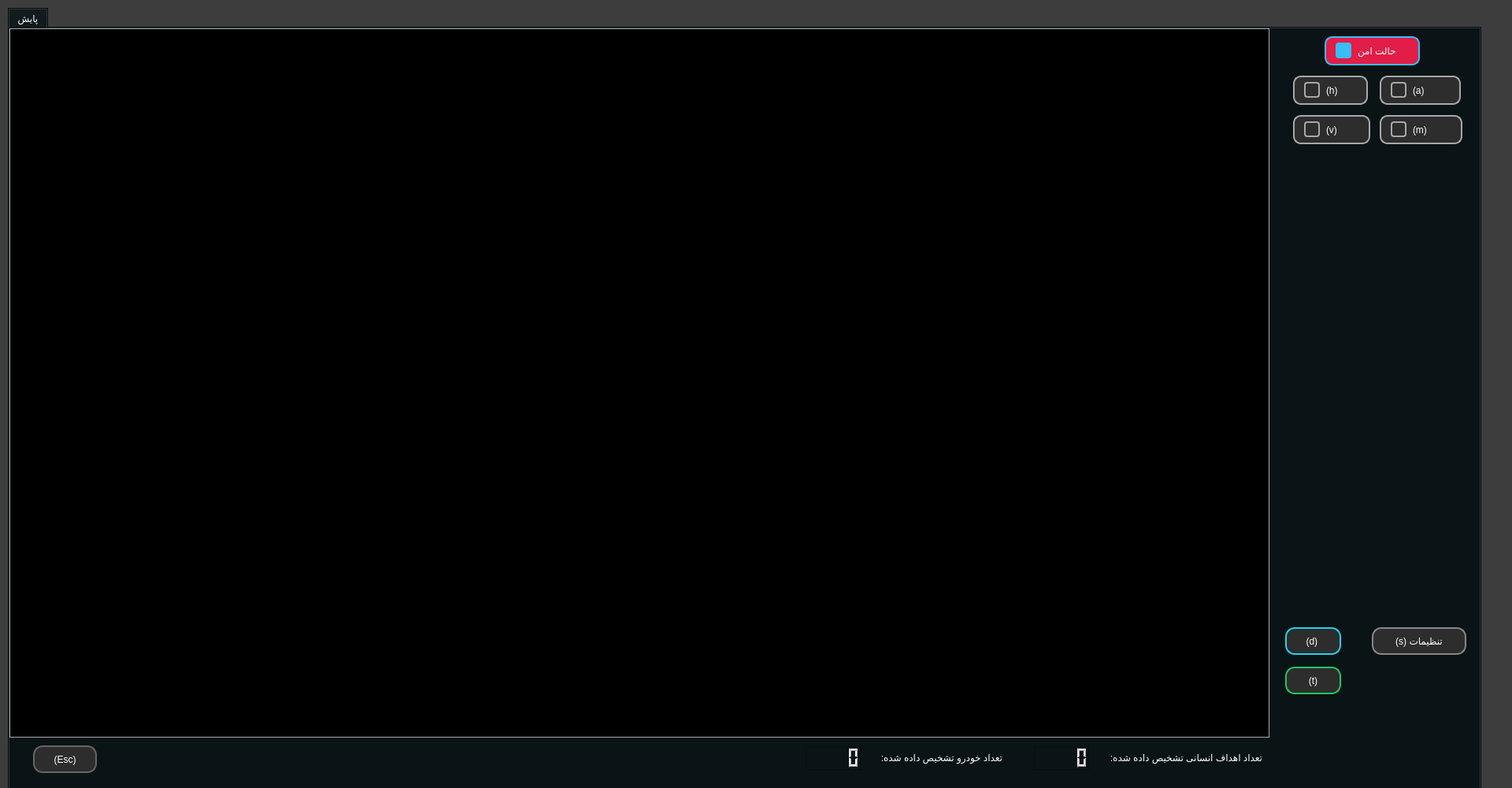
<?xml version="1.0" encoding="UTF-8"?>
<ui version="4.0">
 <class>MainWindow</class>
 <widget class="QMainWindow" name="MainWindow">
  <property name="geometry">
   <rect>
    <x>0</x>
    <y>0</y>
    <width>1920</width>
    <height>1000</height>
   </rect>
  </property>
  <property name="minimumSize">
   <size>
    <width>650</width>
    <height>450</height>
   </size>
  </property>
  <property name="windowTitle">
   <string>MainWindow</string>
  </property>
  <property name="styleSheet">
   <string notr="true">color: rgb(255, 255, 255);
background-color: rgb(61, 61, 61);

</string>
  </property>
  <widget class="QWidget" name="centralwidget">
   <widget class="QTabWidget" name="tabWidget">
    <property name="geometry">
     <rect>
      <x>10</x>
      <y>10</y>
      <width>1871</width>
      <height>1000</height>
     </rect>
    </property>
    <property name="cursor">
     <cursorShape>ArrowCursor</cursorShape>
    </property>
    <property name="styleSheet">
     <string notr="true">background-color:#0a1315;
margin: &quot;auto&quot;
</string>
    </property>
    <property name="currentIndex">
     <number>0</number>
    </property>
    <widget class="QWidget" name="payesh">
     <attribute name="title">
      <string>پایش</string>
     </attribute>
     <widget class="QWidget" name="cameraViewfinder" native="true">
      <property name="geometry">
       <rect>
        <x>0</x>
        <y>0</y>
        <width>1600</width>
        <height>900</height>
       </rect>
      </property>
      <property name="styleSheet">
       <string notr="true">border: 1px solid  #a9a9a9;</string>
      </property>
      <widget class="QLabel" name="DET_L">
       <property name="geometry">
        <rect>
         <x>0</x>
         <y>0</y>
         <width>1600</width>
         <height>900</height>
        </rect>
       </property>
       <property name="styleSheet">
        <string notr="true">background-color: rgb(0, 0, 0);</string>
       </property>
       <property name="text">
        <string/>
       </property>
      </widget>
      <widget class="QWidget" name="widget" native="true">
       <property name="geometry">
        <rect>
         <x>0</x>
         <y>0</y>
         <width>1600</width>
         <height>900</height>
        </rect>
       </property>
       <property name="styleSheet">
        <string notr="true">background-color: rgba(255, 255, 255, 0);</string>
       </property>
      </widget>
     </widget>
     <widget class="QPushButton" name="START_DET">
      <property name="geometry">
       <rect>
        <x>1620</x>
        <y>760</y>
        <width>71</width>
        <height>35</height>
       </rect>
      </property>
      <property name="cursor">
       <cursorShape>ArrowCursor</cursorShape>
      </property>
      <property name="styleSheet">
       <string notr="true">QPushButton#START_DET {
    background-color: #2d2d2d;
    color: white;
    font: 10pt &quot;IRANSans&quot;, &quot;Vazir&quot;, &quot;Segoe UI&quot;;
    border: 2px solid #22d3ee; /* cyan-400 */
    border-radius: 12px;
    padding: 8px 16px;
}

QPushButton#START_DET:hover {
    background-color: #3a3a3a;
    border-color: #67e8f9; /* hover tone */
}

QPushButton#START_DET:pressed {
    background-color: #1f1f1f;
    border-color: #a5f3fc;
}

QPushButton#START_DET:disabled {
    background-color: #444;
    color: #999;
    border-color: #666;
}
</string>
      </property>
      <property name="text">
       <string>(d) </string>
      </property>
      <property name="icon">
       <iconset>
        <normaloff>icons/play.png</normaloff>
        <activeon>icons/puase.png</activeon>icons/play.png</iconset>
      </property>
      <property name="shortcut">
       <string/>
      </property>
      <property name="checkable">
       <bool>true</bool>
      </property>
      <property name="checked">
       <bool>false</bool>
      </property>
      <property name="autoRepeat">
       <bool>false</bool>
      </property>
      <property name="autoDefault">
       <bool>false</bool>
      </property>
      <property name="default">
       <bool>false</bool>
      </property>
     </widget>
     <widget class="QPushButton" name="START_TRC">
      <property name="geometry">
       <rect>
        <x>1620</x>
        <y>810</y>
        <width>71</width>
        <height>35</height>
       </rect>
      </property>
      <property name="styleSheet">
       <string notr="true">QPushButton#START_TRC {
    background-color: #2d2d2d;
    color: white;
    font: 10pt &quot;IRANSans&quot;, &quot;Vazir&quot;, &quot;Segoe UI&quot;;
    border: 2px solid #22c55e; /* green-400 */
    border-radius: 12px;
    padding: 8px 16px;
}

QPushButton#START_TRC:hover {
    background-color: #3a3a3a;
    border-color: #4ade80; /* hover green tone */
}

QPushButton#START_TRC:pressed {
    background-color: #1f1f1f;
    border-color: #86efac;
}

QPushButton#START_TRC:disabled {
    background-color: #444;
    color: #999;
    border-color: #666;
}
</string>
      </property>
      <property name="text">
       <string>(t)</string>
      </property>
      <property name="icon">
       <iconset>
        <normaloff>icons/play (1).png</normaloff>
        <activeon>icons/pause.png</activeon>icons/play (1).png</iconset>
      </property>
      <property name="checkable">
       <bool>true</bool>
      </property>
      <property name="checked">
       <bool>false</bool>
      </property>
     </widget>
     <widget class="QPushButton" name="CLOSE">
      <property name="geometry">
       <rect>
        <x>30</x>
        <y>910</y>
        <width>81</width>
        <height>35</height>
       </rect>
      </property>
      <property name="styleSheet">
       <string notr="true">QPushButton#CLOSE {
    background-color: #2d2d2d;
    color: white;
    font:10pt &quot;IRANSans&quot;, &quot;Vazir&quot;, &quot;Segoe UI&quot;;
    border: 2px solid #666;
    border-radius: 12px;
    padding: 8px 16px;
}

QPushButton#CLOSE:hover {
    background-color: #3a3a3a;
    border-color: #888;
}

QPushButton#CLOSE:pressed {
    background-color: #1f1f1f;
    border-color: #999;
}

QPushButton#CLOSE:disabled {
    background-color: #444;
    color: #999;
    border-color: #666;
}
</string>
      </property>
      <property name="text">
       <string>(Esc)</string>
      </property>
      <property name="icon">
       <iconset>
        <normaloff>icons/logout.png</normaloff>icons/logout.png</iconset>
      </property>
     </widget>
     <widget class="QPushButton" name="SETTINGS">
      <property name="geometry">
       <rect>
        <x>1730</x>
        <y>760</y>
        <width>120</width>
        <height>35</height>
       </rect>
      </property>
      <property name="cursor">
       <cursorShape>ArrowCursor</cursorShape>
      </property>
      <property name="styleSheet">
       <string notr="true">QPushButton#SETTINGS {
    background-color: #2d2d2d;
    color: white;
    font: 10pt &quot;IRANSans&quot;, &quot;Vazir&quot;, &quot;Segoe UI&quot;;
    border: 2px solid #888888; /* medium gray border */
    border-radius: 12px;
    padding: 8px 16px;
}

QPushButton#SETTINGS:hover {
    background-color: #3a3a3a;
    border-color: #aaaaaa;
}

QPushButton#SETTINGS:pressed {
    background-color: #1f1f1f;
    border-color: #cccccc;
}

QPushButton#SETTINGS:disabled {
    background-color: #444;
    color: #999;
    border-color: #666;
}
</string>
      </property>
      <property name="text">
       <string>(s) تنظیمات</string>
      </property>
      <property name="icon">
       <iconset>
        <normaloff>icons/settings (2).png</normaloff>icons/settings (2).png</iconset>
      </property>
      <property name="shortcut">
       <string/>
      </property>
      <property name="checkable">
       <bool>true</bool>
      </property>
      <property name="checked">
       <bool>false</bool>
      </property>
      <property name="autoRepeat">
       <bool>false</bool>
      </property>
      <property name="autoDefault">
       <bool>false</bool>
      </property>
      <property name="default">
       <bool>false</bool>
      </property>
     </widget>
     <widget class="QCheckBox" name="AUTO_TRC">
      <property name="geometry">
       <rect>
        <x>1740</x>
        <y>60</y>
        <width>103</width>
        <height>37</height>
       </rect>
      </property>
      <property name="styleSheet">
       <string notr="true">QCheckBox#AUTO_TRC {
    font: 11pt &quot;IRANSans&quot;, &quot;Vazir&quot;, &quot;Segoe UI&quot;;
    color: white;
    spacing: 8px;
    padding: 6px 12px;
    background-color: #2d2d2d;
    border: 2px solid #a8a8a8;
    border-radius: 10px;
    direction: rtl;
}

QCheckBox#AUTO_TRC::indicator {
    width: 16px;
    height: 16px;
    border: 2px solid #a8a8a8;
    background-color: transparent;
    border-radius: 4px;
}

QCheckBox#AUTO_TRC::indicator:checked {
    background-color: #a8a8a8;
}

QCheckBox#AUTO_TRC:hover {
    background-color: #3a3a3a;
    border-color: #50ff35;
}
</string>
      </property>
      <property name="text">
       <string>(a)  </string>
      </property>
      <property name="icon">
       <iconset>
        <normaloff>icons/track.png</normaloff>icons/track.png</iconset>
      </property>
      <property name="checked">
       <bool>false</bool>
      </property>
     </widget>
     <widget class="QCheckBox" name="MANUAL_TARGET">
      <property name="geometry">
       <rect>
        <x>1740</x>
        <y>110</y>
        <width>105</width>
        <height>37</height>
       </rect>
      </property>
      <property name="styleSheet">
       <string notr="true">QCheckBox#MANUAL_TARGET {
    font: 11pt &quot;IRANSans&quot;, &quot;Vazir&quot;, &quot;Segoe UI&quot;;
    color: white;
    spacing: 8px;
    padding: 6px 12px;
    background-color: #2d2d2d;
    border: 2px solid #a8a8a8;
    border-radius: 10px;
    direction: rtl;
}

QCheckBox#MANUAL_TARGET::indicator {
    width: 16px;
    height: 16px;
    border: 2px solid #a8a8a8;
    background-color: transparent;
    border-radius: 4px;
}

QCheckBox#MANUAL_TARGET::indicator:checked {
    background-color: #a8a8a8;
}

QCheckBox#MANUAL_TARGET:hover {
    background-color: #3a3a3a;
    border-color: #50ff35;
}
</string>
      </property>
      <property name="text">
       <string>(m)</string>
      </property>
      <property name="icon">
       <iconset>
        <normaloff>icons/mouse.png</normaloff>icons/mouse.png</iconset>
      </property>
      <property name="checked">
       <bool>false</bool>
      </property>
     </widget>
     <widget class="QCheckBox" name="HUMAN">
      <property name="enabled">
       <bool>true</bool>
      </property>
      <property name="geometry">
       <rect>
        <x>1630</x>
        <y>60</y>
        <width>95</width>
        <height>37</height>
       </rect>
      </property>
      <property name="acceptDrops">
       <bool>false</bool>
      </property>
      <property name="autoFillBackground">
       <bool>false</bool>
      </property>
      <property name="styleSheet">
       <string notr="true">QCheckBox#HUMAN {
    font: 11pt &quot;IRANSans&quot;, &quot;Vazir&quot;, &quot;Segoe UI&quot;;
    color: white;
    spacing: 8px;
    padding: 6px 12px;
    background-color: #2d2d2d;
    border: 2px solid #a8a8a8;
    border-radius: 10px;
    direction: rtl; /* جهت راست به چپ برای متن فارسی */
}

QCheckBox#HUMAN::indicator {
    width: 16px;
    height: 16px;
    border: 2px solid #a8a8a8;
    background-color: transparent;
    border-radius: 4px;
}

QCheckBox#HUMAN::indicator:checked {
    background-color: #a8a8a8;
}

QCheckBox#HUMAN:hover {
    background-color: #3a3a3a;
    border-color: #50ff35;
}
</string>
      </property>
      <property name="text">
       <string>(h)</string>
      </property>
      <property name="icon">
       <iconset>
        <normaloff>icons/man.png</normaloff>icons/man.png</iconset>
      </property>
      <property name="checked">
       <bool>false</bool>
      </property>
      <property name="tristate">
       <bool>false</bool>
      </property>
     </widget>
     <widget class="QCheckBox" name="VEHICLE">
      <property name="enabled">
       <bool>true</bool>
      </property>
      <property name="geometry">
       <rect>
        <x>1630</x>
        <y>110</y>
        <width>98</width>
        <height>37</height>
       </rect>
      </property>
      <property name="autoFillBackground">
       <bool>false</bool>
      </property>
      <property name="styleSheet">
       <string notr="true">QCheckBox#VEHICLE {
    font: 11pt &quot;IRANSans&quot;, &quot;Vazir&quot;, &quot;Segoe UI&quot;;
    color: white;
    spacing: 8px;
    padding: 6px 12px;
    background-color: #2d2d2d;
    border: 2px solid #a8a8a8;
    border-radius: 10px;
    direction: rtl;
}

QCheckBox#VEHICLE::indicator {
    width: 16px;
    height: 16px;
    border: 2px solid #a8a8a8;
    background-color: transparent;
    border-radius: 4px;
}

QCheckBox#VEHICLE::indicator:checked {
    background-color: #a8a8a8;
}

QCheckBox#VEHICLE:hover {
    background-color: #3a3a3a;
    border-color: #50ff35;
}
</string>
      </property>
      <property name="text">
       <string>(v) </string>
      </property>
      <property name="icon">
       <iconset>
        <normaloff>icons/car.png</normaloff>icons/car.png</iconset>
      </property>
      <property name="checked">
       <bool>false</bool>
      </property>
     </widget>
     <widget class="QCheckBox" name="SAFE_MODE">
      <property name="geometry">
       <rect>
        <x>1670</x>
        <y>10</y>
        <width>121</width>
        <height>37</height>
       </rect>
      </property>
      <property name="styleSheet">
       <string notr="true">QCheckBox#SAFE_MODE {
    font: 11pt  &quot;IRANSans&quot;, &quot;Vazir&quot;, &quot;Segoe UI&quot;;
    color: white;
    spacing: 8px;
    padding: 3px 12px;
    background-color: #e11d48;
    border: 2px solid #38bdf8;
    border-radius: 10px;
    direction: rtl; /* جهت راست به چپ برای متن فارسی */
}

QCheckBox#SAFE_MODE::indicator {
    width: 16px;
    height: 16px;
    border: 2px solid #38bdf8;
    background-color: transparent;
    border-radius: 4px;
}

QCheckBox#SAFE_MODE::indicator:checked {
    background-color: #38bdf8;
}

QCheckBox#SAFE_MODE:hover {
    background-color: #3a3a3a;
    border-color: #a8a8a8;
}
</string>
      </property>
      <property name="text">
       <string>حالت امن</string>
      </property>
      <property name="checked">
       <bool>true</bool>
      </property>
     </widget>
     <widget class="QLabel" name="h_num_label">
      <property name="geometry">
       <rect>
        <x>1360</x>
        <y>910</y>
        <width>231</width>
        <height>31</height>
       </rect>
      </property>
      <property name="styleSheet">
       <string notr="true">font: bold 10pt &quot;IRANSans&quot;, &quot;Vazir&quot;, &quot;Segoe UI&quot;</string>
      </property>
      <property name="text">
       <string>تعداد اهداف انسانی تشخیص داده شده:</string>
      </property>
     </widget>
     <widget class="QLabel" name="v_num_label">
      <property name="geometry">
       <rect>
        <x>1030</x>
        <y>910</y>
        <width>231</width>
        <height>31</height>
       </rect>
      </property>
      <property name="styleSheet">
       <string notr="true">font: bold 10pt &quot;IRANSans&quot;, &quot;Vazir&quot;, &quot;Segoe UI&quot;</string>
      </property>
      <property name="text">
       <string>تعداد خودرو تشخیص داده شده:</string>
      </property>
     </widget>
     <widget class="QLCDNumber" name="HUMAN_NUM">
      <property name="geometry">
       <rect>
        <x>1300</x>
        <y>910</y>
        <width>71</width>
        <height>31</height>
       </rect>
      </property>
     </widget>
     <widget class="QLCDNumber" name="VEHICLE_NUM">
      <property name="geometry">
       <rect>
        <x>1010</x>
        <y>910</y>
        <width>71</width>
        <height>31</height>
       </rect>
      </property>
     </widget>
     <zorder>HUMAN</zorder>
     <zorder>VEHICLE</zorder>
     <zorder>cameraViewfinder</zorder>
     <zorder>START_DET</zorder>
     <zorder>START_TRC</zorder>
     <zorder>CLOSE</zorder>
     <zorder>SETTINGS</zorder>
     <zorder>AUTO_TRC</zorder>
     <zorder>MANUAL_TARGET</zorder>
     <zorder>SAFE_MODE</zorder>
     <zorder>h_num_label</zorder>
     <zorder>v_num_label</zorder>
     <zorder>HUMAN_NUM</zorder>
     <zorder>VEHICLE_NUM</zorder>
    </widget>
   </widget>
  </widget>
 </widget>
 <resources/>
 <connections/>
</ui>
